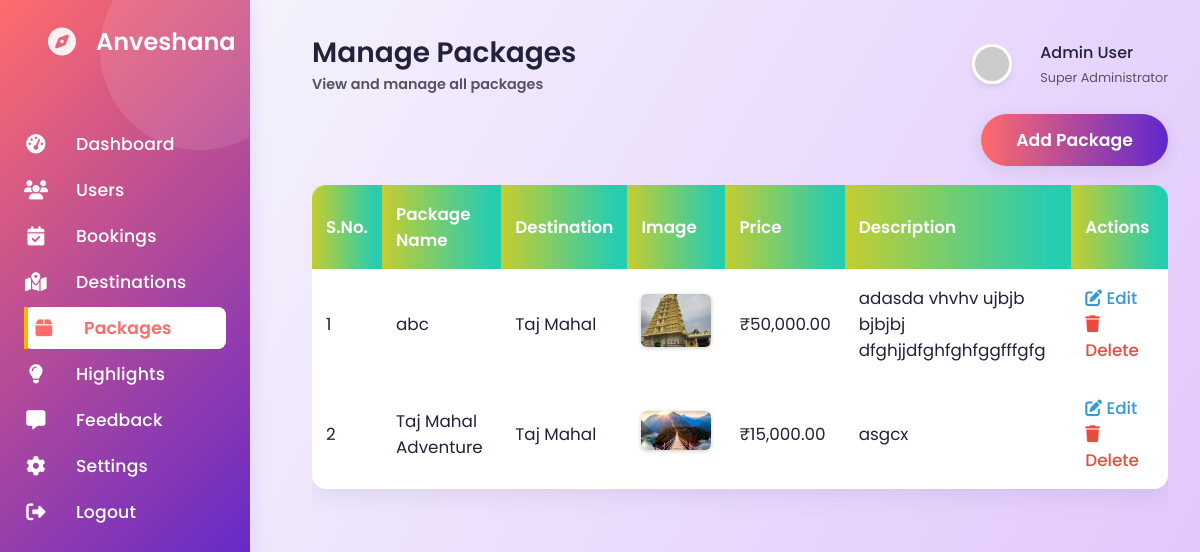
Screenshot of /admin/packages.php with the database file from the repository.
### tables this page shows
CREATE TABLE `packages` (
  `id` int(11) NOT NULL,
  `package_name` varchar(255) NOT NULL,
  `destination` varchar(255) NOT NULL,
  `price` decimal(10,2) NOT NULL,
  `description` text NOT NULL,
  `image` varchar(255) DEFAULT NULL
);

### admin/packages.php (the view, shortened to what this page needs)
<?php
$db_host = 'localhost';
$db_user = 'root';
$db_pass = '';
$db_name = 'anveshana_admin';
$conn = new mysqli($db_host, $db_user, $db_pass, $db_name);
$packages = [];
$result = $conn->query("SELECT * FROM packages ORDER BY id DESC");
if ($result) {
    while ($row = $result->fetch_assoc()) {
        $packages[] = $row;
    }
}
$edit_package = null;
?>
<!DOCTYPE html>
<html lang="en">
<head>
    <link rel="stylesheet" href="https://cdnjs.cloudflare.com/ajax/libs/font-awesome/6.4.0/css/all.min.css">
    <link rel="stylesheet" href="css/style.css">
</head>
<body>
    <div class="admin-container">
        <aside class="admin-sidebar">
            <div class="sidebar-header">
                <div class="logo">
                    <i class="fas fa-compass"></i>
                    <span>Anveshana</span>
                </div>
            </div>
            <ul class="sidebar-menu">
                <li>
                    <a href="admin.php">
                        <i class="fas fa-tachometer-alt"></i>
                        <span>Dashboard</span>
                    </a>
                </li>
                <li>
                    <a href="users.php">
                        <i class="fas fa-users"></i>
                        <span>Users</span>
                    </a>
                </li>
                <li>
                    <a href="bookings.php">
                        <i class="fas fa-calendar-check"></i>
                        <span>Bookings</span>
                    </a>
                </li>
                <li>
                    <a href="destination.php">
                        <i class="fas fa-map-marked-alt"></i>
                        <span>Destinations</span>
                    </a>
                </li>
                <li>
                    <a href="packages.php" class="active">
                        <i class="fas fa-box"></i>
                        <span>Packages</span>
                    </a>
                </li>
                <li>
                    <a href="highlights.php">
                        <i class="fas fa-lightbulb"></i>
                        <span>Highlights</span>
                    </a>
                </li>
                <li>
                    <a href="feedback.php">
                        <i class="fas fa-comment-alt"></i>
                        <span>Feedback</span>
                    </a>
                </li>
                <li>
                    <a href="#">
                        <i class="fas fa-cog"></i>
                        <span>Settings</span>
                    </a>
                </li>
                <li>
                    <a href="../logout.php">
                        <i class="fas fa-sign-out-alt"></i>
                        <span>Logout</span>
                    </a>
                </li>
            </ul>
        </aside>
        <main class="admin-main">
            <header class="admin-header">
                <div class="page-title">
                    <?php if (isset($_GET['action']) && $_GET['action'] === 'add'): ?>
                        <h1>Add New Package</h1>
                        <p>Fill the form to add a new package</p>
                    <?php elseif (isset($_GET['action']) && $_GET['action'] === 'edit'): ?>
                        <h1>Edit Package</h1>
                        <p>Update the details of the package</p>
                    <?php else: ?>
                        <h1>Manage Packages</h1>
                        <p>View and manage all packages</p>
                    <?php endif; ?>
                </div>
                <div class="user-profile">
                    <img src="https://randomuser.me/api/portraits/men/44.jpg" alt="Admin" class="user-avatar">
                    <div class="user-info">
                        <h4>Admin User</h4>
                        <p>Super Administrator</p>
                    </div>
                </div>
            </header>
            <?php if ((isset($_GET['action']) && ($_GET['action'] === 'add' || $_GET['action'] === 'edit'))): ?>
                <?php $p = $edit_package ?? null; ?>
                <div class="packages-form">
                    <form action="packages.php<?= isset($_GET['action']) && $_GET['action'] === 'edit' && isset($_GET['id']) ? '?action=edit&id=' . intval($_GET['id']) : '' ?>" method="POST" enctype="multipart/form-data">
                        <?php if (isset($_GET['action']) && $_GET['action'] === 'edit'): ?>
                            <input type="hidden" name="id" value="<?= intval($_GET['id']) ?>">
                        <?php endif; ?>
                        <label for="package_name">Package Name</label>
                        <input type="text" id="package_name" name="package_name" required value="<?= htmlspecialchars($p['package_name'] ?? '') ?>">
                        <label for="destination">Destination</label>
                        <input type="text" id="destination" name="destination" required value="<?= htmlspecialchars($p['destination'] ?? '') ?>">
                        <label for="price">Price</label>
                        <input type="number" id="price" name="price" min="0" step="0.01" required value="<?= htmlspecialchars($p['price'] ?? '') ?>">
                        <label for="description">Description</label>
                        <textarea id="description" name="description" required><?= htmlspecialchars($p['description'] ?? '') ?></textarea>
                        <label for="image">Image</label>
                        <input type="file" id="image" name="image" accept="image/*" <?= isset($_GET['action']) && $_GET['action'] === 'add' ? 'required' : '' ?>>
                        <?php if (isset($p['image']) && $p['image']): ?>
                            <div style="margin-bottom:1rem;">
                                <img src="../images/packages/<?= htmlspecialchars($p['image']) ?>" alt="Current Image" style="max-width:120px; border-radius:8px; box-shadow:0 2px 8px #ccc;">
                            </div>
                        <?php endif; ?>
                        <button type="submit" class="btn"><?= isset($_GET['action']) && $_GET['action'] === 'edit' ? 'Update Package' : 'Add Package' ?></button>
                    </form>
                </div>
            <?php else: ?>
                <div style="margin-bottom: 2rem; text-align:right;">
                    <a href="packages.php?action=add" class="btn" style="text-decoration:none;">Add Package</a>
                </div>
                <div style="overflow-x:auto;">
                    <table class="packages-table">
                        <thead>
                            <tr>
                                <th>S.No.</th>
                                <th>Package Name</th>
                                <th>Destination</th>
                                <th>Image</th>
                                <th>Price</th>
                                <th>Description</th>
                                <th>Actions</th>
                            </tr>
                        </thead>
                        <tbody>
                            <?php $i = 1; foreach ($packages as $package): ?>
                                <tr>
                                    <td><?= $i++ ?></td>
                                    <td><?= htmlspecialchars($package['package_name']) ?></td>
                                    <td><?= htmlspecialchars($package['destination']) ?></td>
                                    <td>
                                        <?php if (!empty($package['image'])): ?>
                                            <img src="../images/packages/<?= htmlspecialchars($package['image']) ?>" alt="Image" style="max-width:70px; border-radius:6px; box-shadow:0 1px 4px #ccc;">
                                        <?php else: ?>
                                            <span style="color:#aaa;">No image</span>
                                        <?php endif; ?>
                                    </td>
                                    <td>₹<?= number_format($package['price'], 2) ?></td>
                                    <td><?= htmlspecialchars($package['description']) ?></td>
                                    <td class="action-btns">
                                        <a href="packages.php?action=edit&id=<?= $package['id'] ?>"><i class="fas fa-edit"></i> Edit</a>
                                        <a href="packages.php?action=delete&id=<?= $package['id'] ?>" class="delete" onclick="return confirm('Are you sure you want to delete this package?');"><i class="fas fa-trash"></i> Delete</a>
                                    </td>
                                </tr>
                            <?php endforeach; ?>
                        </tbody>
                    </table>
                </div>
            <?php endif; ?>
        </main>
    </div>
</body>
</html>

### admin/packages.php (style rules this page uses)
:root { --primary: #ff6b6b; --secondary: #5f27cd; --danger: #ffb400; --warning: #48dbfb; --dark: #22223b; --light: #f8f7ff; --gray: #a1a1aa; --gray-dark: #575366; --success: #d1fae5; --error: #fee2e2; }
.admin-sidebar { background: linear-gradient(135deg, var(--primary), var(--secondary) 80%); color: #fff; padding: 1.5rem; width: 250px; box-shadow: 2px 0 18px rgba(95,39,205,0.10); min-height: 100vh; transition: background 0.3s; }
.sidebar-header { display: flex; align-items: center; margin-bottom: 2rem; }
.logo { font-size: 1.5rem; font-weight: 600; color: #fff; display: flex; align-items: center; }
.logo i { margin-right: 0.5rem; color: var(--secondary); }
.sidebar-menu a { text-decoration: none; color: #fff; display: flex; align-items: center; transition: color 0.3s; padding: 0.5rem 0; font-size: 1.08rem; font-weight: 500; }
.sidebar-menu a i { margin-right: 0.75rem; font-size: 1.2rem; }
.sidebar-menu a.active, .sidebar-menu a:active { color: var(--primary); background: #fff; border-radius: 8px; padding-left: 0.5rem; }
.active { color: var(--primary) !important; font-weight: 600; }
.action-btns a { margin-right: 10px; color: #3498db; text-decoration: none; font-weight: 500; }
.action-btns a.delete { color: #e74c3c; }
body { background: linear-gradient(120deg, #f8fafc 0%, #e0c3fc 100%); min-height: 100vh; background-attachment: fixed; background-repeat: no-repeat; }
.packages-table { width: 100%; background: #fff; border-radius: 14px; box-shadow: 0 4px 24px rgba(44,62,80,0.10); border-collapse: separate; border-spacing: 0; overflow: hidden; margin-bottom: 2rem; }
.packages-table th, .packages-table td { padding: 16px 14px; text-align: left; font-size: 1.05rem; vertical-align: middle; }
.packages-table th { background: linear-gradient(90deg,rgba(197, 205, 47, 1),rgba(39, 205, 175, 1) 90%); color: #fff; font-weight: 600; border: none; }
.packages-table tr:not(:last-child) { border-bottom: 1px solid #f0f0f0; }
.packages-table tr { transition: background 0.2s; }

### rows the page displays
packages: package_name "abc", destination "Taj Mahal", image (picture), price "50,000.00", description "adasda vhvhv ujbjb bjbjbj dfghjjdfghfghfggfffgfg"
packages: package_name "Taj Mahal Adventure", destination "Taj Mahal", image (picture), price "15,000.00", description "asgcx"
